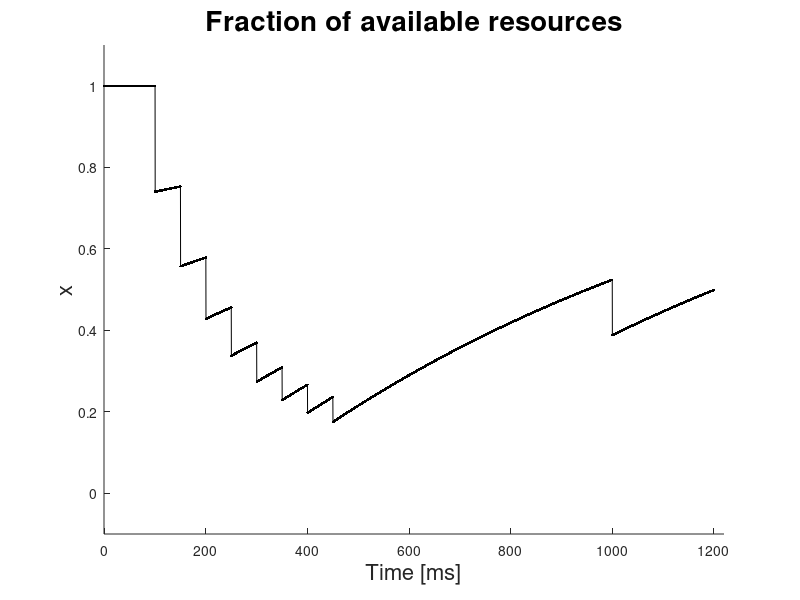
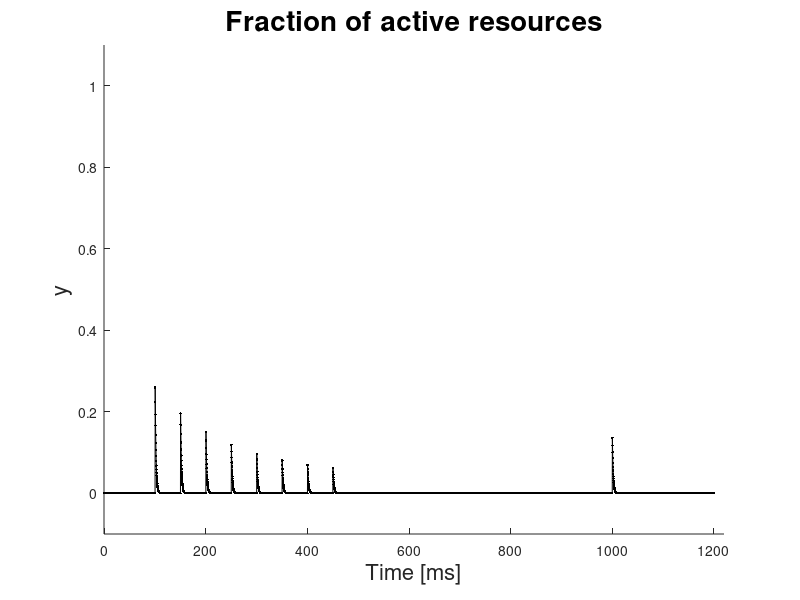
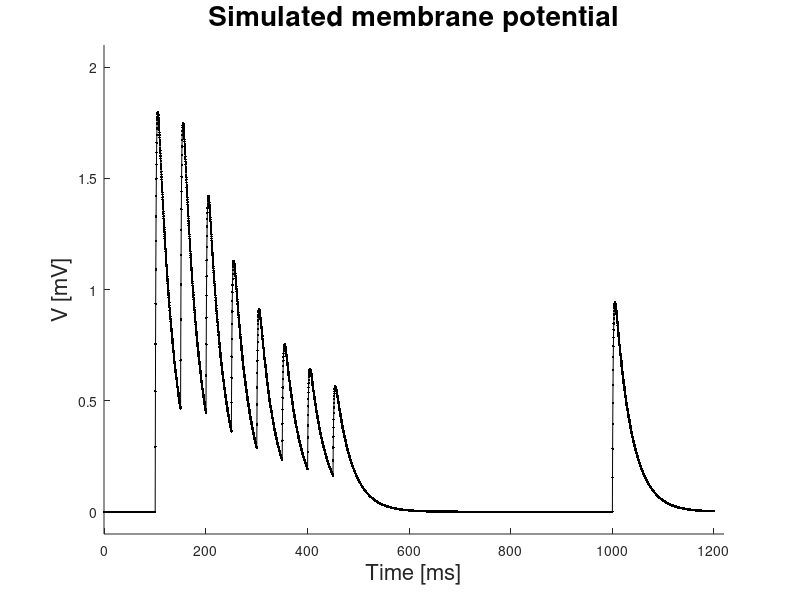
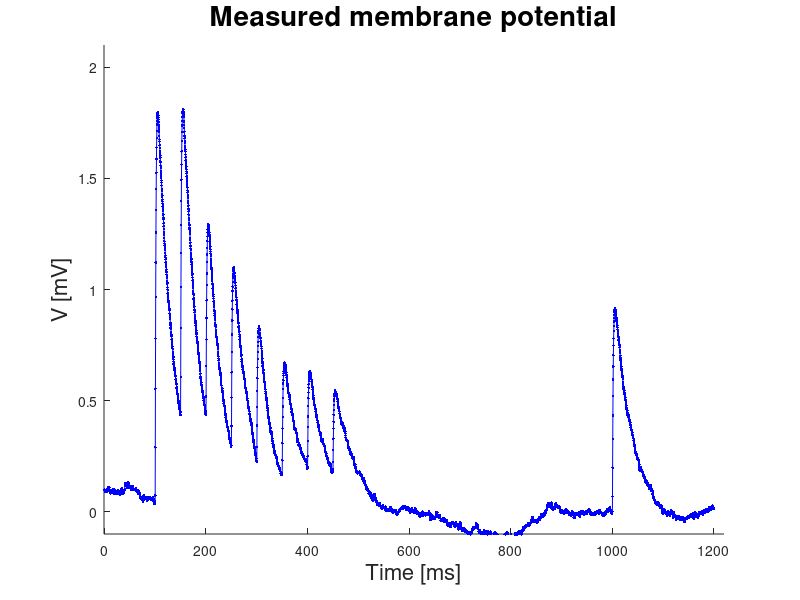

MATLAB code for these plots, in order:
% This script is an example for how to solve question 1 in the module for
% short-term synaptic plasticity of the G-node course.
% Written by Alex Loebel, 15.2.2014

% units are milli-seconds and milli-volts
clear all;
% initial conditions
x(1)=1;    % available resources
y(1)=0;    % active resources
V(1)=0;    % membrane voltage

t=0;       % initial time
tmax=1200; % length of simulation
dt=0.25;   % time step

tau_rec=1000;  % recovery time constant
tau_mem=32;    % membrane time constant 
tau_in=1.8;    % inactivation time constant

A=144;     % response amplitude
u=0.26;    % utilization parameter

spike_times=[100:50:450 1000];   % spike times
k=1;       % index of spikes
ind=1;     % index of vectors, transform time to index

% the dynamics, using the Euler method
while t<tmax
    
    % if a spike arrives
    if t>=spike_times(k) & t<spike_times(k)+dt
        x(ind+1)=x(ind)+dt*((1-x(ind))/tau_rec-u*x(ind)/dt); %%1a utilization
        y(ind+1)=y(ind)+dt*(-y(ind)/tau_in+u*x(ind)/dt); %%1b
    
        if k<9
            k=k+1;
        end
        
    % at all other times when there is no spike    
    else
        x(ind+1)=x(ind)+dt*((1-x(ind))/tau_rec); %% no utilization, hence recovery
        y(ind+1)=y(ind)+dt*(-y(ind)/tau_in);
    end

    % dynamics of voltage and updating the indices
    V(ind+1)=V(ind)+dt/tau_mem*(-V(ind)+A*y(ind)); %%2
    
    
    ind=ind+1;
    t=t+dt;
end

% plotting the different variables x, y and V. 
% also, the last plot shows the experimental traces, so one could compare
% it with the solution of the simulation. 
figure(1)
plot(0:0.25:tmax,x,'k.-')
xlabel('Time [ms]', 'Fontsize', 16)
ylabel('x', 'Fontsize', 16)
title('Fraction of available resources', 'Fontsize', 20, 'Fontweight', 'B')
box off
axis ([-0.5 1220 -0.1 1.1])

figure(2)
plot(0:0.25:tmax,y,'k.-')
xlabel('Time [ms]', 'Fontsize', 16)
ylabel('y', 'Fontsize', 16)
title('Fraction of active resources', 'Fontsize', 20, 'Fontweight', 'B')
box off
axis ([-0.5 1220 -0.1 1.1])

figure(3)
plot(0:0.25:tmax,V,'k.-')
xlabel('Time [ms]', 'Fontsize', 16)
ylabel('V [mV]', 'Fontsize', 16)
title('Simulated membrane potential', 'Fontsize', 20, 'Fontweight', 'B')
box off
axis ([-0.5 1220 -0.1 2.1])

load Data_depressing
figure(4)
plot(0.25:0.25:1200, mean(V_depressing), 'b.-')
xlabel('Time [ms]', 'Fontsize', 16)
ylabel('V [mV]', 'Fontsize', 16)
title('Measured membrane potential', 'Fontsize', 20, 'Fontweight', 'B')
box off
axis ([-0.5 1220 -0.1 2.1])




